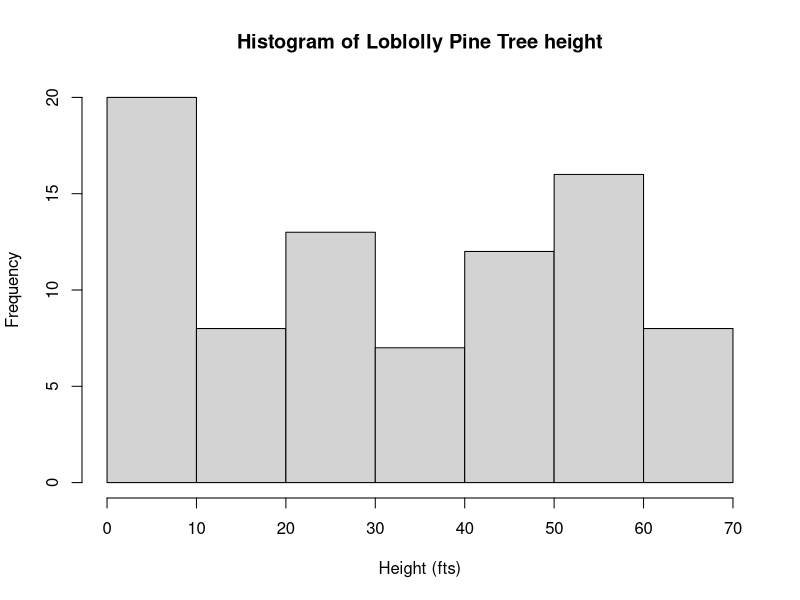
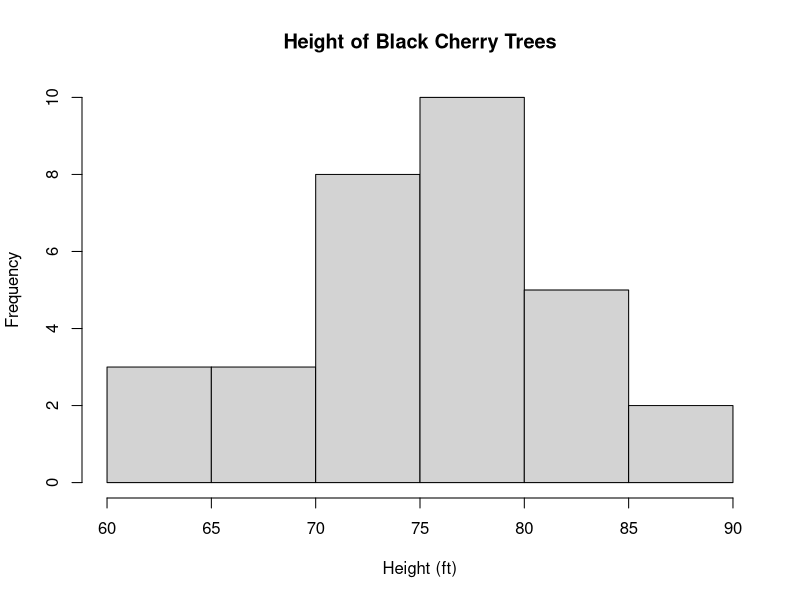
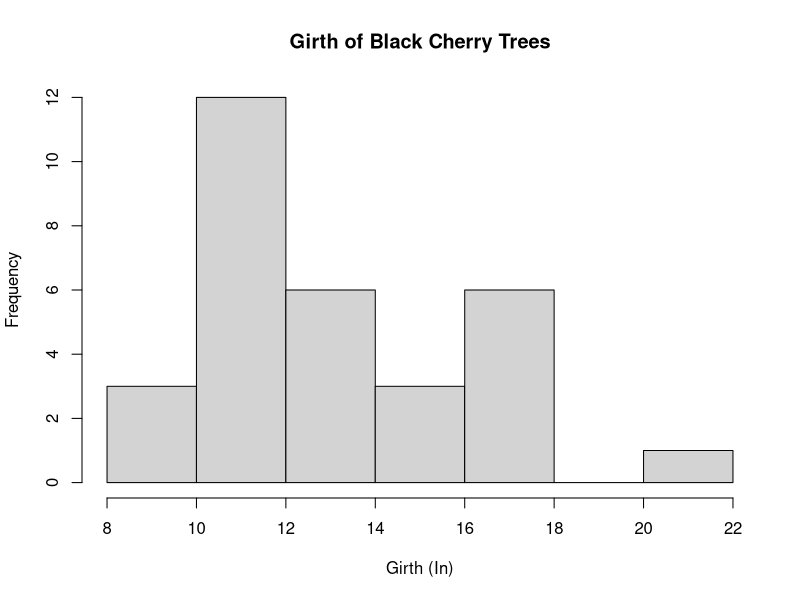
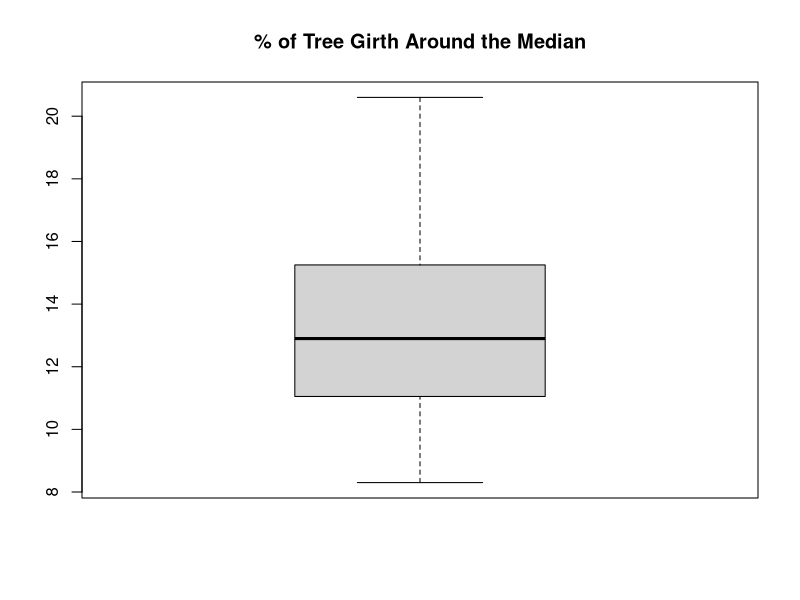
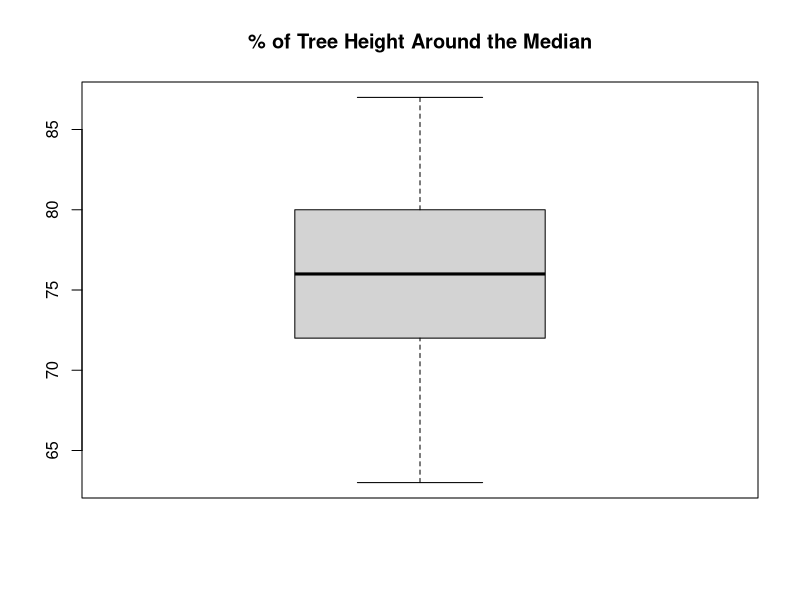
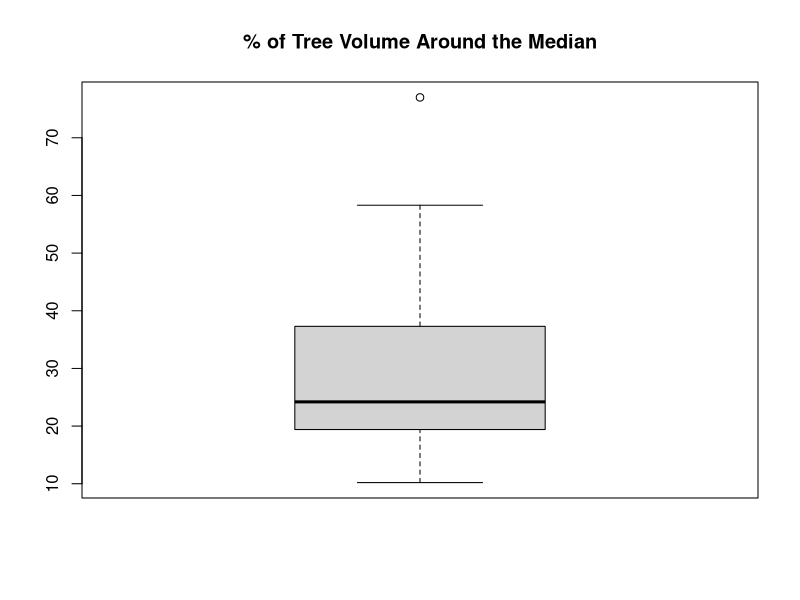

The R script that drew these images, in order:
## ---- chunk 1
knitr::opts_chunk$set(echo = TRUE)
## ---- chunk 2
summary(Loblolly$height)
## ---- chunk 3
summary(trees$Height)
# Standard Deviation 
## ---- chunk 4
hist(Loblolly$height, 
     xlab = "Height (fts)", 
     main = "Histogram of Loblolly Pine Tree height")
hist(trees$Height, 
     xlab = "Height (ft)", 
     main = 'Height of Black Cherry Trees')
## ---- chunk 5
#Loblolly Trees Standard Deviation 
sd(Loblolly$height)
#Black Cherry Trees Standard Deviation 
sd(trees$Height)
## ---- chunk 6
hist(trees$Girth, 
     xlab = "Girth (In)", 
     main = 'Girth of Black Cherry Trees')
## ---- chunk 7
boxplot(trees$Girth, main = "% of Tree Girth Around the Median")
boxplot(trees$Height, main = "% of Tree Height Around the Median")
boxplot(trees$Volume, main = "% of Tree Volume Around the Median")
